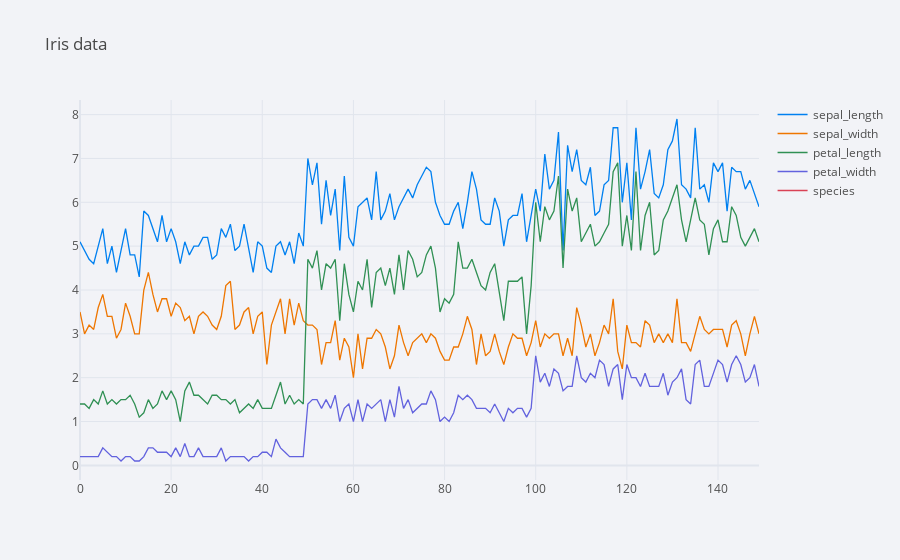

Here is the notebook cell this chart was saved with:
### Code cell
iris = sns.load_dataset('iris')
pl = iris.iplot(title = 'Iris data')

### Figure 1 — Plotly figure (JSON) as saved in the notebook; plotly's stock layout.template omitted (floating-point values rounded to 4 significant figures; data arrays with more than 128 entries replaced by an {"elided": "..."} marker saying what was removed)
{"data": [{"line": {"color": "rgba(0, 128, 240, 1.0)", "dash": "solid", "shape": "linear", "width": 1.3}, "mode": "lines", "name": "sepal_length", "text": "", "type": "scatter", "x": {"elided": "150 int values"}, "y": {"elided": "150 float values"}}, {"line": {"color": "rgba(238, 118, 0, 1.0)", "dash": "solid", "shape": "linear", "width": 1.3}, "mode": "lines", "name": "sepal_width", "text": "", "type": "scatter", "x": {"elided": "150 int values"}, "y": {"elided": "150 float values"}}, {"line": {"color": "rgba(48, 144, 84, 1.0)", "dash": "solid", "shape": "linear", "width": 1.3}, "mode": "lines", "name": "petal_length", "text": "", "type": "scatter", "x": {"elided": "150 int values"}, "y": {"elided": "150 float values"}}, {"line": {"color": "rgba(98, 98, 222, 1.0)", "dash": "solid", "shape": "linear", "width": 1.3}, "mode": "lines", "name": "petal_width", "text": "", "type": "scatter", "x": {"elided": "150 int values"}, "y": {"elided": "150 float values"}}, {"line": {"color": "rgba(217, 66, 85, 1.0)", "dash": "solid", "shape": "linear", "width": 1.3}, "mode": "lines", "name": "species", "text": "", "type": "scatter", "x": {"elided": "150 int values"}, "y": {"elided": "150 str values"}}], "layout": {"legend": {"bgcolor": "#F2F3F7", "font": {"color": "#505050"}}, "paper_bgcolor": "#F2F3F7", "plot_bgcolor": "#F2F3F7", "title": {"font": {"color": "#484848"}, "text": "Iris data"}, "xaxis": {"gridcolor": "#E1E5ED", "showgrid": true, "tickfont": {"color": "#505050"}, "title": {"font": {"color": "#505050"}, "text": ""}, "zerolinecolor": "#E1E5ED"}, "yaxis": {"gridcolor": "#E1E5ED", "showgrid": true, "tickfont": {"color": "#505050"}, "title": {"font": {"color": "#505050"}, "text": ""}, "zerolinecolor": "#E1E5ED"}}}
